Frame 1 (no input): blank canvas, image omitted
Frame 60 (no input): blank canvas, image omitted
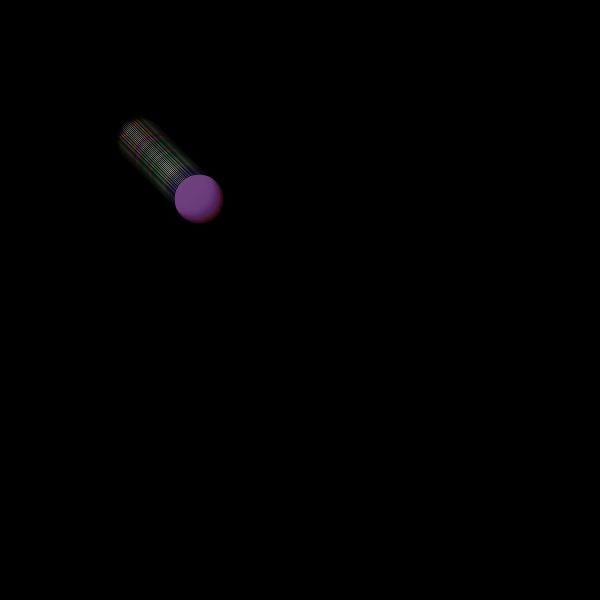
Frame 120 (the mouse pressed at the canvas centre since frame 60)

The p5.js sketch whose frames 1 and 60 were blank and that drew this single picture after the mouse press (run headless with seeded random() and noise() and a simulated clock; from frame 60 on, the mouse is pressed at the canvas centre):

// p5.js sketch
// ── sketch.js
let cor;

let posicaoHorizontal; // x

let posicaoVertical; // y

function setup() {

createCanvas(600, 600);

background("black");

cor = color(random(0), random(0), random(0));

posicaoHorizontal = 200;

posicaoVertical = 200;

}

function draw() {

fill(cor);

circle(posicaoHorizontal, posicaoVertical, 50);

if (mouseX < posicaoHorizontal){

posicaoHorizontal--;

}

if (mouseX > posicaoHorizontal){

posicaoHorizontal++;

}

if (mouseY < posicaoVertical){

posicaoVertical--;

}

if (mouseY > posicaoVertical){

posicaoVertical++;

}

if (mouseIsPressed){

cor = color(random(255), random(255), random(255), random(0, 100));

}

}
